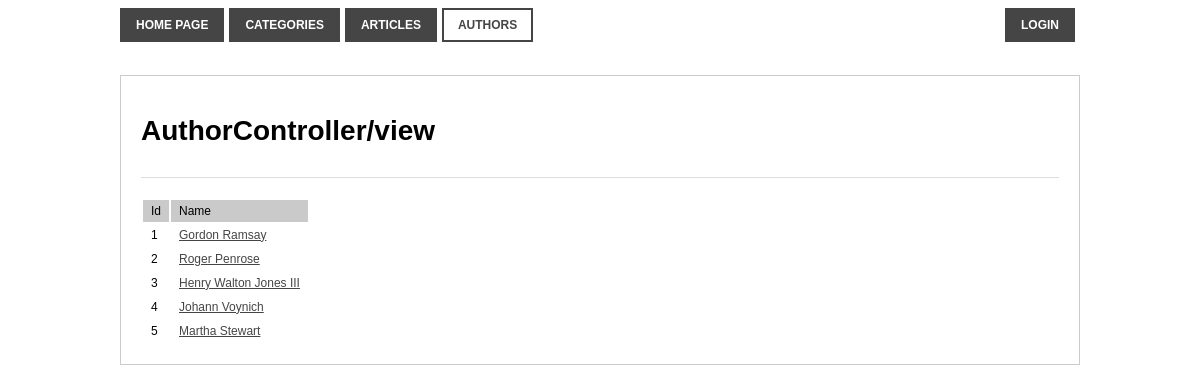
Page /author/index on the committed database.
### tables this page shows
CREATE TABLE `authors` (
  `author_id` int(11) UNSIGNED NOT NULL,
  `author_name` text NOT NULL
);

### application/core/View.php (called while the page is built, shortened)
<?php
class View
{
    public function render($filename, $data = null)
    {
        require Config::get('PATH_VIEW') . '_templates/header.php';
        require Config::get('PATH_VIEW') . $filename . '.php';
        require Config::get('PATH_VIEW') . '_templates/footer.php';
    }
}

### application/controller/AuthorController.php (called while the page is built, shortened)
<?php
class AuthorController extends Controller
{
    public function index()
    {
        $this->View->render('author/index', array(
            'authors' => AuthorModel::getAllAuthors()
        ));
    }
}

### public/index.php (called while the page is built, shortened)
<?php
new Application();

### application/model/AuthorModel.php (called while the page is built, shortened)
<?php
class AuthorModel
{
    public static function getAllAuthors()
    {
        $database = Db::getFactory()->getConnection();
        $sql = "SELECT author_id, author_name FROM authors";
        $query = $database->prepare($sql);
        $query->execute();
        return $query->fetchAll();
    }
}

### application/core/Config.php (called while the page is built, shortened)
<?php
class Config
{
    public static $config;
    public static function get($key)
    {
        if (!self::$config) {
            $config_file = '../application/config/config.php';
            self::$config = require $config_file;
        }
        return self::$config[$key];
    }
}

### application/view/author/index.php (the view, shortened to what this page needs)
<div class="container">
    <h1>AuthorController/view</h1>
    <div class="box">
        <?php if ($this->authors) { ?>
            <table class="authors-table">
                <thead>
                <tr>
                    <td>Id</td>
                    <td>Name</td>
                </tr>
                </thead>
                <tbody>
                <?php foreach ($this->authors as $key => $value) { ?>
                    <tr>
                        <td><?= $value->author_id; ?></td>
                        <td>
                            <a href="<?= Config::get('URL') . 'author/articles/' . $value->author_id; ?>"><?= $value->author_name ?></a>
                        </td>
                    </tr>
                <?php } ?>
                </tbody>
            </table>
        <?php } else { ?>
            <div>No authors.</div>
        <?php } ?>
    </div>
</div>

### public/css/style.css (style rules this page uses)
body { font-family: Arial, sans-serif; font-weight: 400; font-size: 14px; }
.container { max-width: 960px; border: 1px solid #ccc; padding: 20px; margin: 30px 0 30px 0; }
.container a { color: #454545; }
.container table { font-size: 12px; margin-top: 10px; }
.container table thead td { background-color: #cacaca; padding: 4px 8px; }
.container table tbody td { padding: 4px 8px; }
.container .box { border-top: 1px solid #ddd; margin-top: 30px; padding-top: 10px; }

### rows in the picture
authors: author_id "1", author_name "Gordon Ramsay"
authors: author_id "2", author_name "Roger Penrose"
authors: author_id "3", author_name "Henry Walton Jones III"
authors: author_id "4", author_name "Johann Voynich"
authors: author_id "5", author_name "Martha Stewart"
